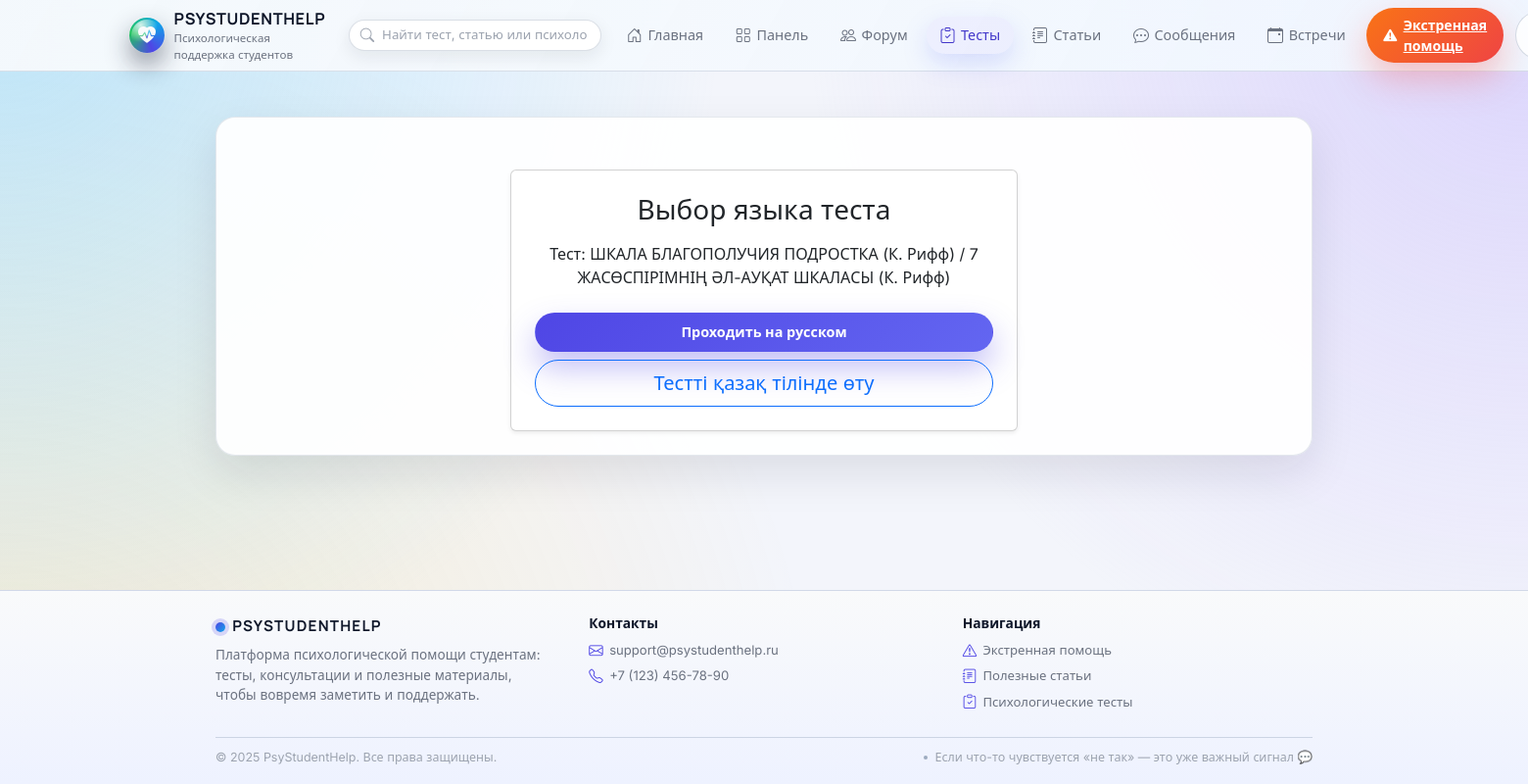
The page /tests/8/take (signed in) on the database its author committed.
### models.py (models this page shows)
class Test(db.Model):
    __tablename__ = 'test'
    id = db.Column(db.Integer, primary_key=True)
    title = db.Column(db.String(200), nullable=False)
    description = db.Column(db.Text)
    title_kk = db.Column(db.String(200))        # может быть NULL
    description_kk = db.Column(db.Text)
    test_type = db.Column(db.String(20), nullable=False, default='classic')
    user_id = db.Column(db.Integer, db.ForeignKey('user.id'), nullable=False)
    created_at = db.Column(db.DateTime, default=datetime.utcnow)
    is_active = db.Column(db.Boolean, default=True)
    questions = db.relationship(
        'Question',
        backref='test',
        lazy=True,
        cascade='all, delete-orphan'
    )
    results = db.relationship(
        'TestResult',
        backref='test',
        lazy=True,
        cascade='all, delete-orphan'
    )
    interpretations = db.relationship(
        'TestInterpretation',
        backref='test',
        lazy=True,
        cascade='all, delete-orphan',
        order_by='TestInterpretation.min_score'
    )
    scale_options = db.relationship(
        'TestScaleOption',
        backref='test',
        lazy=True,
        cascade='all, delete-orphan',
        order_by='TestScaleOption.order_index'
    )

### flask_app.py (the view, shortened to what this page needs)
@app.route('/tests/<int:test_id>/take', methods=['GET', 'POST'])
@login_required
def take_test(test_id):
    test = Test.query.get_or_404(test_id)
    if not test.is_active:
        abort(403)
    has_kk = any(
        (q.text_kk and q.text_kk.strip())
        for q in test.questions
    ) or bool(test.title_kk)
    lang = request.args.get('lang') or request.form.get('lang')
    if request.method == 'GET' and not lang and has_kk:
        return render_template('choose_test_lang.html', test=test)

### admin.py (called while the page is built)
@admin_bp.before_app_request
def _bootstrap_superadmin_once():
    flag = "SUPERADMIN_BOOTSTRAPPED"
    if not current_app.config.get(flag):
        try:
            ensure_initial_superadmin()
        finally:
            current_app.config[flag] = True

### flask_app.py (called while the page is built)
@login_manager.user_loader
def load_user(user_id: str):
    try:
        return User.query.get(int(user_id))
    except (TypeError, ValueError):
        return None

def is_psychologist() -> bool:
    return current_user.is_authenticated and current_user.role == 'psychologist'

def get_current_user():
    return current_user if current_user.is_authenticated else None

### templates/choose_test_lang.html
{% extends "base.html" %}
{% block content %}
<div class="row justify-content-center">
  <div class="col-md-6">
    <div class="card shadow-sm mt-4">
      <div class="card-body p-4 text-center">
        <h3 class="mb-3">Выбор языка теста</h3>
        <p class="mb-4">
          Тест: {{ test.title }}{% if test.title_kk %} / {{ test.title_kk }}{% endif %}
        </p>
        <div class="d-flex flex-column gap-2">
          <a href="{{ url_for('take_test', test_id=test.id, lang='ru') }}" class="btn btn-primary btn-lg">
            Проходить на русском
          </a>
          <a href="{{ url_for('take_test', test_id=test.id, lang='kk') }}" class="btn btn-outline-primary btn-lg">
            Тестті қазақ тілінде өту
          </a>
        </div>
      </div>
    </div>
  </div>
</div>
{% endblock %}

### static/css/style.css (style rules this page uses)
:root { --app-bg: #f3f5fb; --app-bg-alt: #e9edf9; --app-bg-soft: #f9fafb; --app-surface: #ffffff; --app-surface-soft: rgba(255, 255, 255, 0.92); --app-border-subtle: rgba(148, 163, 184, 0.25); --app-border-strong: rgba(15, 23, 42, 0.12); --app-primary: #4f46e5; --app-primary-soft: rgba(79, 70, 229, 0.09); --app-primary-strong: #4338ca; --app-accent: #f97316; --app-accent-soft: rgba(249, 115, 22, 0.08); --app-success: #22c55e; --app-danger: #ef4444; --app-warning: #eab308; --app-info: #0ea5e9; --app-text-main: #0f172a; --app-text-muted: #6b7280; --app-text-soft: #9ca3af; --app-radius-xl: 26px; --app-radius-lg: 20px; --app-radius-md: 14px; --app-radius-sm: 10px; --app-radius-pill: 999px; --app-shadow-soft: 0 18px 45px rgba(15, 23, 42, 0.10); --app-shadow-elevated: 0 28px 70px rgba(15, 23, 42, 0.18); --app-shadow-subtle: 0 10px 30px rgba(15, 23, 42, 0.06); --app-header-height: 72px; --app-transition-fast: 0.16s ease-out; --app-transition-med: 0.22s ease-out; }
*, *::before, *::after { box-sizing: border-box; }
html { scroll-behavior: smooth; }
body.app-shell { margin: 0; min-height: 100vh; display: flex; flex-direction: column; background: radial-gradient(circle at 0% 0%, rgba(125, 211, 252, 0.45) 0, transparent 42%), radial-gradient(circle at 100% 0%, rgba(196, 181, 253, 0.5) 0, transparent 42%), radial-gradient(circle at 0% 100%, rgba(251, 191, 36, 0.2) 0, transparent 48%), var(--app-bg); font-family: "Inter", system-ui, -apple-system, BlinkMacSystemFont, "Segoe UI", sans-serif; color: var(--app-text-main); }
.btn-primary { background: linear-gradient(135deg, #4f46e5, #6366f1); border-color: transparent; border-radius: 999px; padding-inline: 1.15rem; font-weight: 600; font-size: 0.9rem; box-shadow: 0 16px 32px rgba(79, 70, 229, 0.35); }
.btn-outline-primary { border-radius: 999px; }

### rows shown on the page
Test: title "ШКАЛА БЛАГОПОЛУЧИЯ ПОДРОСТКА (К. Рифф)", title_kk "7 ЖАСӨСПІРІМНІҢ ӘЛ-АУҚАТ ШКАЛАСЫ (К. Рифф)"

### other values the page prints
{{ 2025 }} "2025"
